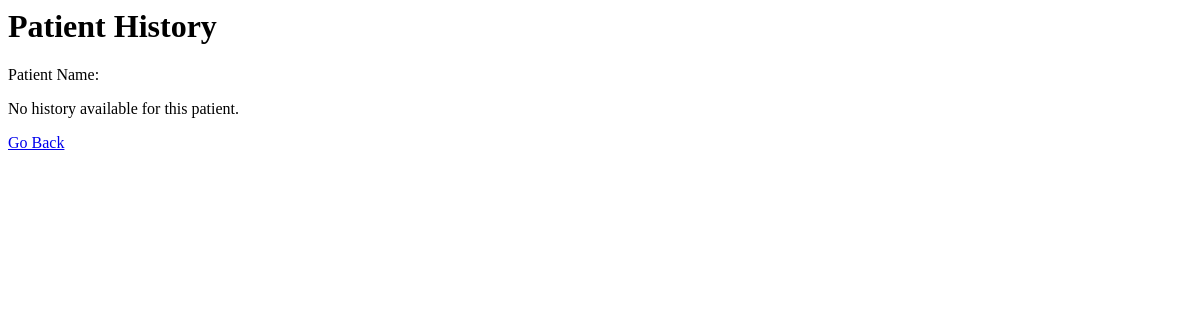
Before: /doctor_dashboard/patient_history/4 with the older database file.
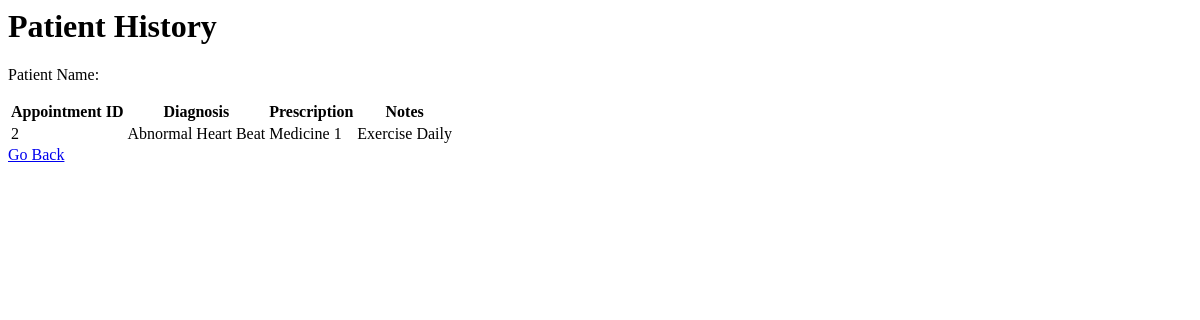
After: the same page with the newer database file.
### application/models.py (models this page shows)
class Treatment(db.Model):
    __tablename__ = "treatment"
    id=db.Column(db.Integer(),primary_key=True,autoincrement=True)
    appointment_id = db.Column(db.Integer(),db.ForeignKey("appointment.appointment_id"),nullable=False)
    diagnosis = db.Column(db.String(),nullable = False)
    prescription = db.Column(db.String(),nullable = False)
    notes = db.Column(db.String())

### application/doctor_api.py (the view)
@api.route("/doctor_dashboard/patient_history/<int:patient_id>")
def patient_history(patient_id):
    patient = Patient.query.filter_by(patient_id=patient_id).first()
    if not patient:
        flash("Patient not found", category='error')
        return redirect(url_for('doctor_api.doctor_dashboard'))
    appointments = Appointment.query.filter_by(patient_id=patient_id).all()
    treatments = Treatment.query.filter(Treatment.appointment_id.in_([appt.appointment_id for appt in appointments])).all()
    return render_template("doctor/patient_history.html",patient=patient,treatments=treatments)

### templates/doctor/patient_history.html
<h1>Patient History</h1>
<p>Patient Name:</p>
<form action="get">
{% if treatments %}
<table class="table table-striped">
    <thead>
        <tr>
            <th>Appointment ID</th>
            <th>Diagnosis</th>
            <th>Prescription</th>
            <th>Notes</th>
        </tr>
    </thead>
    <tbody>
    {% for treatment in treatments %}
        <tr>
            <td>{{ treatment.appointment_id }}</td>
            <td>{{ treatment.diagnosis }}</td>
            <td>{{ treatment.prescription }}</td>
            <td>{{ treatment.notes if treatment.notes else "-" }}</td>
        </tr>
    {% endfor %}
    </tbody>
</table>
{% else %}
<p>No history available for this patient.</p>
{% endif %}
<a href="/doctor_dashboard">Go Back</a>
</form>

Changed rows visible on the page:
added Treatment: appointment_id "2", diagnosis "Abnormal Heart Beat", prescription "Medicine 1", notes "Exercise Daily"
Other visible differences:
text no longer shown: "No history available for this patient."
text now shown: "Appointment ID Diagnosis Prescription Notes"
